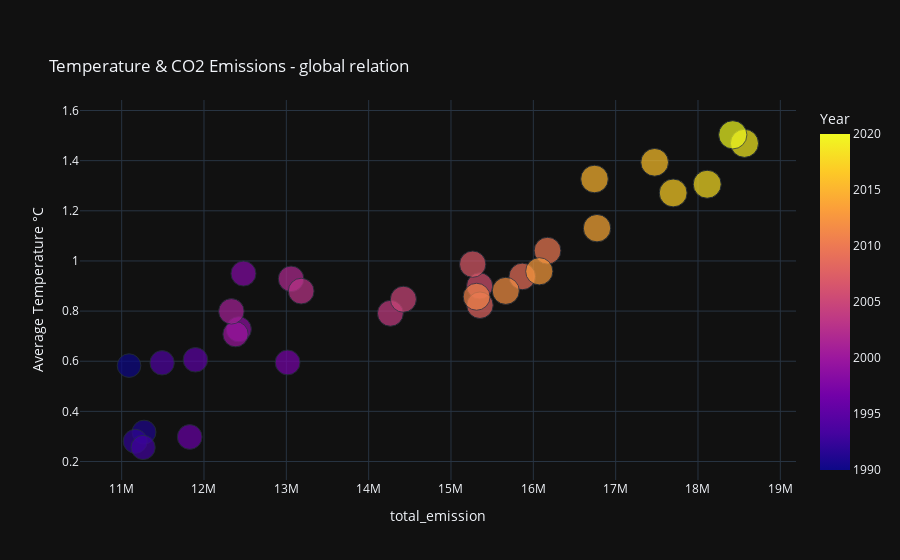

Notebook source saved alongside this figure:
### Code cell
px.scatter(correlation.reset_index(),    
    x = "total_emission", 
    y = "Average Temperature °C", 
    size = "pop_tot",
    color = "Year", 
    title = "<br> Temperature & CO2 Emissions - global relation",
    template="plotly_dark")

### Figure 1 — Plotly figure (JSON) as saved in the notebook; plotly's stock layout.template omitted (floating-point values rounded to 4 significant figures)
{"data": [{"hovertemplate": "total_emission=%{x}<br>Average Temperature °C=%{y}<br>pop_tot=%{marker.size}<br>Year=%{marker.color}<extra></extra>", "legendgroup": "", "marker": {"color": [1990, 1991, 1992, 1993, 1994, 1995, 1996, 1997, 1998, 1999, 2000, 2001, 2002, 2003, 2004, 2005, 2006, 2007, 2008, 2009, 2010, 2011, 2012, 2013, 2014, 2015, 2016, 2017, 2018, 2019, 2020], "coloraxis": "coloraxis", "size": [6462000000.0, 6567000000.0, 6666000000.0, 6761000000.0, 6855000000.0, 6947000000.0, 7037000000.0, 7127000000.0, 7216000000.0, 7304000000.0, 7393000000.0, 7482000000.0, 7570000000.0, 7659000000.0, 7747000000.0, 7837000000.0, 7927000000.0, 8019000000.0, 8112000000.0, 8206000000.0, 8301000000.0, 8396000000.0, 8493000000.0, 8589000000.0, 8685000000.0, 8779000000.0, 8872000000.0, 8966000000.0, 9055000000.0, 9140000000.0, 9218000000.0], "sizemode": "area", "sizeref": 23040000.0, "symbol": "circle"}, "mode": "markers", "name": "", "orientation": "v", "showlegend": false, "type": "scatter", "x": [11090000.0, 11270000.0, 11160000.0, 11260000.0, 11490000.0, 11900000.0, 11830000.0, 13020000.0, 12480000.0, 12420000.0, 12380000.0, 12330000.0, 13060000.0, 13180000.0, 14260000.0, 14420000.0, 15350000.0, 15260000.0, 15350000.0, 15870000.0, 16170000.0, 15310000.0, 15670000.0, 16070000.0, 16770000.0, 16740000.0, 17470000.0, 17700000.0, 18110000.0, 18560000.0, 18420000.0], "xaxis": "x", "y": [0.5826, 0.3174, 0.2806, 0.2561, 0.5938, 0.6058, 0.298, 0.5952, 0.9497, 0.7275, 0.7078, 0.7989, 0.9286, 0.8795, 0.7912, 0.8473, 0.9003, 0.9871, 0.8234, 0.9382, 1.041, 0.8572, 0.8807, 0.9587, 1.131, 1.327, 1.393, 1.271, 1.306, 1.469, 1.503], "yaxis": "y"}], "layout": {"autosize": true, "coloraxis": {"colorbar": {"title": {"text": "Year"}}, "colorscale": [[0, "#0d0887"], [0.1111, "#46039f"], [0.2222, "#7201a8"], [0.3333, "#9c179e"], [0.4444, "#bd3786"], [0.5556, "#d8576b"], [0.6667, "#ed7953"], [0.7778, "#fb9f3a"], [0.8889, "#fdca26"], [1, "#f0f921"]]}, "legend": {"itemsizing": "constant", "tracegroupgap": 0}, "title": {"text": "<br> Temperature & CO2 Emissions - global relation"}, "xaxis": {"anchor": "y", "autorange": true, "domain": [0, 1], "range": [10510000.0, 19180000.0], "showspikes": false, "title": {"text": "total_emission"}, "type": "linear"}, "yaxis": {"anchor": "x", "autorange": true, "domain": [0, 1], "range": [0.04417, 1.736], "showspikes": false, "title": {"text": "Average Temperature °C"}, "type": "linear"}}}
